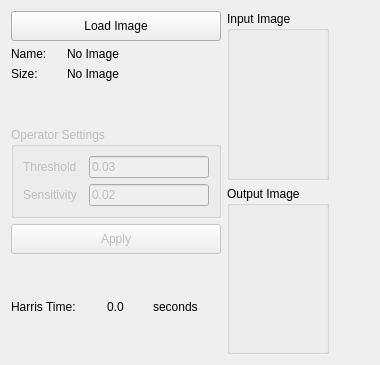
      <widget class="QWidget" name="Harris_Tab">
       <attribute name="title">
        <string>Harris</string>
       </attribute>
       <layout class="QGridLayout" name="gridLayout_41">
        <item row="0" column="0">
         <layout class="QGridLayout" name="gridLayout_61">
          <item row="0" column="0">
           <layout class="QVBoxLayout" name="verticalLayout_18">
            <item>
             <widget class="QPushButton" name="btn_load_5">
              <property name="sizePolicy">
               <sizepolicy hsizetype="Fixed" vsizetype="Fixed">
                <horstretch>0</horstretch>
                <verstretch>0</verstretch>
               </sizepolicy>
              </property>
              <property name="minimumSize">
               <size>
                <width>210</width>
                <height>30</height>
               </size>
              </property>
              <property name="maximumSize">
               <size>
                <width>210</width>
                <height>30</height>
               </size>
              </property>
              <property name="text">
               <string>Load Image</string>
              </property>
             </widget>
            </item>
            <item>
             <layout class="QHBoxLayout" name="horizontalLayout_44">
              <property name="sizeConstraint">
               <enum>QLayout::SetFixedSize</enum>
              </property>
              <item>
               <widget class="QLabel" name="label_57">
                <property name="sizePolicy">
                 <sizepolicy hsizetype="Fixed" vsizetype="Fixed">
                  <horstretch>0</horstretch>
                  <verstretch>0</verstretch>
                 </sizepolicy>
                </property>
                <property name="maximumSize">
                 <size>
                  <width>50</width>
                  <height>16777215</height>
                 </size>
                </property>
                <property name="text">
                 <string>Name:</string>
                </property>
               </widget>
              </item>
              <item>
               <widget class="QLabel" name="label_imgName_5">
                <property name="sizePolicy">
                 <sizepolicy hsizetype="Fixed" vsizetype="Fixed">
                  <horstretch>0</horstretch>
                  <verstretch>0</verstretch>
                 </sizepolicy>
                </property>
                <property name="maximumSize">
                 <size>
                  <width>210</width>
                  <height>25</height>
                 </size>
                </property>
                <property name="text">
                 <string>No Image</string>
                </property>
               </widget>
              </item>
             </layout>
            </item>
            <item>
             <layout class="QHBoxLayout" name="horizontalLayout_45">
              <item>
               <widget class="QLabel" name="label_58">
                <property name="sizePolicy">
                 <sizepolicy hsizetype="Fixed" vsizetype="Fixed">
                  <horstretch>0</horstretch>
                  <verstretch>0</verstretch>
                 </sizepolicy>
                </property>
                <property name="maximumSize">
                 <size>
                  <width>50</width>
                  <height>16777215</height>
                 </size>
                </property>
                <property name="text">
                 <string>Size:</string>
                </property>
               </widget>
              </item>
              <item>
               <widget class="QLabel" name="label_imgSize_5">
                <property name="sizePolicy">
                 <sizepolicy hsizetype="Fixed" vsizetype="Fixed">
                  <horstretch>0</horstretch>
                  <verstretch>0</verstretch>
                 </sizepolicy>
                </property>
                <property name="maximumSize">
                 <size>
                  <width>210</width>
                  <height>25</height>
                 </size>
                </property>
                <property name="text">
                 <string>No Image</string>
                </property>
               </widget>
              </item>
             </layout>
            </item>
            <item>
             <spacer name="verticalSpacer_36">
              <property name="orientation">
               <enum>Qt::Vertical</enum>
              </property>
              <property name="sizeType">
               <enum>QSizePolicy::Fixed</enum>
              </property>
              <property name="sizeHint" stdset="0">
               <size>
                <width>20</width>
                <height>40</height>
               </size>
              </property>
             </spacer>
            </item>
            <item>
             <layout class="QGridLayout" name="gridLayout_36">
              <item row="0" column="0">
               <widget class="QGroupBox" name="harris_settings_layout">
                <property name="enabled">
                 <bool>false</bool>
                </property>
                <property name="sizePolicy">
                 <sizepolicy hsizetype="Fixed" vsizetype="Fixed">
                  <horstretch>0</horstretch>
                  <verstretch>0</verstretch>
                 </sizepolicy>
                </property>
                <property name="maximumSize">
                 <size>
                  <width>210</width>
                  <height>16777215</height>
                 </size>
                </property>
                <property name="title">
                 <string>Operator Settings</string>
                </property>
                <layout class="QGridLayout" name="gridLayout_37">
                 <item row="0" column="0">
                  <layout class="QGridLayout" name="gridLayout_38">
                   <item row="0" column="0">
                    <layout class="QHBoxLayout" name="horizontalLayout_31">
                     <item>
                      <widget class="QLabel" name="label_34">
                       <property name="sizePolicy">
                        <sizepolicy hsizetype="Fixed" vsizetype="Fixed">
                         <horstretch>0</horstretch>
                         <verstretch>0</verstretch>
                        </sizepolicy>
                       </property>
                       <property name="minimumSize">
                        <size>
                         <width>60</width>
                         <height>0</height>
                        </size>
                       </property>
                       <property name="text">
                        <string>Threshold</string>
                       </property>
                      </widget>
                     </item>
                     <item>
                      <widget class="QLineEdit" name="text_harris_threshold">
                       <property name="text">
                        <string>0.03</string>
                       </property>
                      </widget>
                     </item>
                    </layout>
                   </item>
                   <item row="1" column="0">
                    <layout class="QHBoxLayout" name="horizontalLayout_32">
                     <item>
                      <widget class="QLabel" name="label_40">
                       <property name="sizePolicy">
                        <sizepolicy hsizetype="Fixed" vsizetype="Fixed">
                         <horstretch>0</horstretch>
                         <verstretch>0</verstretch>
                        </sizepolicy>
                       </property>
                       <property name="minimumSize">
                        <size>
                         <width>60</width>
                         <height>0</height>
                        </size>
                       </property>
                       <property name="text">
                        <string>Sensitivity</string>
                       </property>
                      </widget>
                     </item>
                     <item>
                      <widget class="QLineEdit" name="text_harris_sensitivity">
                       <property name="text">
                        <string>0.02</string>
                       </property>
                      </widget>
                     </item>
                    </layout>
                   </item>
                  </layout>
                 </item>
                </layout>
               </widget>
              </item>
              <item row="1" column="0">
               <layout class="QGridLayout" name="gridLayout_40">
                <item row="0" column="0">
                 <widget class="QPushButton" name="btn_apply_harris">
                  <property name="enabled">
                   <bool>false</bool>
                  </property>
                  <property name="sizePolicy">
                   <sizepolicy hsizetype="Fixed" vsizetype="Maximum">
                    <horstretch>0</horstretch>
                    <verstretch>0</verstretch>
                   </sizepolicy>
                  </property>
                  <property name="minimumSize">
                   <size>
                    <width>210</width>
                    <height>30</height>
                   </size>
                  </property>
                  <property name="maximumSize">
                   <size>
                    <width>210</width>
                    <height>30</height>
                   </size>
                  </property>
                  <property name="text">
                   <string>Apply</string>
                  </property>
                 </widget>
                </item>
               </layout>
              </item>
             </layout>
            </item>
            <item>
             <spacer name="verticalSpacer_38">
              <property name="orientation">
               <enum>Qt::Vertical</enum>
              </property>
              <property name="sizeType">
               <enum>QSizePolicy::Fixed</enum>
              </property>
              <property name="sizeHint" stdset="0">
               <size>
                <width>20</width>
                <height>40</height>
               </size>
              </property>
             </spacer>
            </item>
            <item>
             <layout class="QHBoxLayout" name="horizontalLayout_63">
              <property name="sizeConstraint">
               <enum>QLayout::SetFixedSize</enum>
              </property>
              <item>
               <widget class="QLabel" name="label_71">
                <property name="sizePolicy">
                 <sizepolicy hsizetype="Fixed" vsizetype="Fixed">
                  <horstretch>0</horstretch>
                  <verstretch>0</verstretch>
                 </sizepolicy>
                </property>
                <property name="minimumSize">
                 <size>
                  <width>90</width>
                  <height>0</height>
                 </size>
                </property>
                <property name="text">
                 <string>Harris Time:</string>
                </property>
               </widget>
              </item>
              <item>
               <widget class="QLabel" name="label_harris_time">
                <property name="sizePolicy">
                 <sizepolicy hsizetype="Fixed" vsizetype="Fixed">
                  <horstretch>0</horstretch>
                  <verstretch>0</verstretch>
                 </sizepolicy>
                </property>
                <property name="maximumSize">
                 <size>
                  <width>40</width>
                  <height>25</height>
                 </size>
                </property>
                <property name="text">
                 <string>0.0</string>
                </property>
               </widget>
              </item>
              <item>
               <widget class="QLabel" name="label_42">
                <property name="text">
                 <string>seconds</string>
                </property>
               </widget>
              </item>
             </layout>
            </item>
            <item>
             <spacer name="verticalSpacer_37">
              <property name="orientation">
               <enum>Qt::Vertical</enum>
              </property>
              <property name="sizeHint" stdset="0">
               <size>
                <width>20</width>
                <height>40</height>
               </size>
              </property>
             </spacer>
            </item>
           </layout>
          </item>
          <item row="0" column="1">
           <layout class="QGridLayout" name="gridLayout_62">
            <item row="0" column="0">
             <layout class="QGridLayout" name="gridLayout_63">
              <item row="0" column="0">
               <widget class="QGroupBox" name="groupBox_29">
                <property name="sizePolicy">
                 <sizepolicy hsizetype="Expanding" vsizetype="Expanding">
                  <horstretch>0</horstretch>
                  <verstretch>0</verstretch>
                 </sizepolicy>
                </property>
                <property name="maximumSize">
                 <size>
                  <width>500</width>
                  <height>16777215</height>
                 </size>
                </property>
                <property name="title">
                 <string>Input Image</string>
                </property>
                <layout class="QGridLayout" name="gridLayout_64">
                 <item row="0" column="0">
                  <widget class="ImageView" name="img5_input" native="true"/>
                 </item>
                </layout>
               </widget>
              </item>
              <item row="1" column="0">
               <widget class="QGroupBox" name="groupBox_30">
                <property name="sizePolicy">
                 <sizepolicy hsizetype="Expanding" vsizetype="Expanding">
                  <horstretch>0</horstretch>
                  <verstretch>0</verstretch>
                 </sizepolicy>
                </property>
                <property name="maximumSize">
                 <size>
                  <width>500</width>
                  <height>16777215</height>
                 </size>
                </property>
                <property name="title">
                 <string>Output Image</string>
                </property>
                <layout class="QGridLayout" name="gridLayout_65">
                 <item row="0" column="0">
                  <widget class="ImageView" name="img5_output" native="true"/>
                 </item>
                </layout>
               </widget>
              </item>
              <item row="1" column="1">
               <spacer name="horizontalSpacer_8">
                <property name="orientation">
                 <enum>Qt::Horizontal</enum>
                </property>
                <property name="sizeHint" stdset="0">
                 <size>
                  <width>40</width>
                  <height>20</height>
                 </size>
                </property>
               </spacer>
              </item>
              <item row="0" column="1">
               <spacer name="horizontalSpacer_9">
                <property name="orientation">
                 <enum>Qt::Horizontal</enum>
                </property>
                <property name="sizeHint" stdset="0">
                 <size>
                  <width>40</width>
                  <height>20</height>
                 </size>
                </property>
               </spacer>
              </item>
             </layout>
            </item>
           </layout>
          </item>
         </layout>
        </item>
       </layout>
      </widget>
